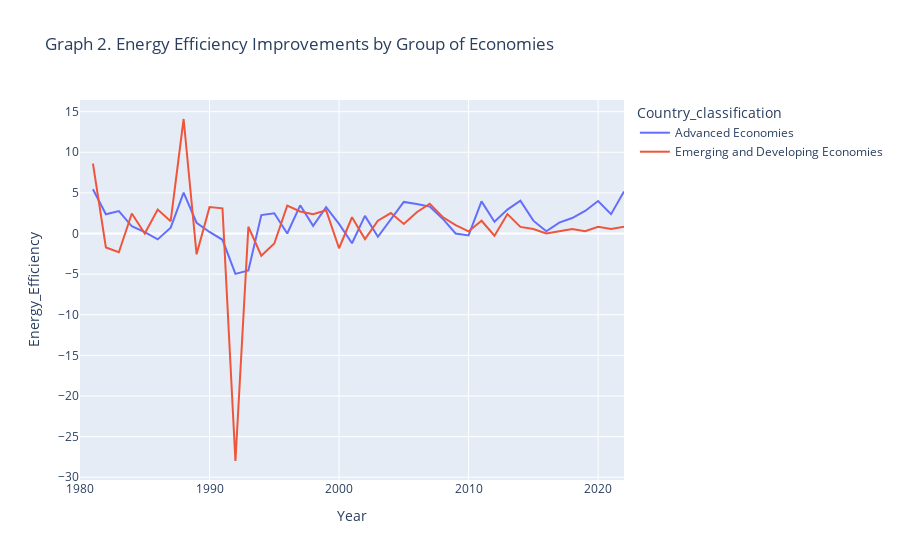

The notebook cell this image was saved under:
### Code cell
fig = px.line(
    avg_ei_df,
    x="Year",
    y="Energy_Efficiency",
    color="Country_classification",
    title="Graph 2. Energy Efficiency Improvements by Group of Economies"
)

fig.show()

### Figure 1 — Plotly figure (JSON) as saved in the notebook; plotly's stock layout.template omitted (floating-point values rounded to 4 significant figures)
{"data": [{"hovertemplate": "Country_classification=Advanced Economies<br>Year=%{x}<br>Energy_Efficiency=%{y}<extra></extra>", "legendgroup": "Advanced Economies", "line": {"color": "#636efa", "dash": "solid"}, "marker": {"symbol": "circle"}, "mode": "lines", "name": "Advanced Economies", "orientation": "v", "showlegend": true, "type": "scatter", "x": [1980, 1981, 1982, 1983, 1984, 1985, 1986, 1987, 1988, 1989, 1990, 1991, 1992, 1993, 1994, 1995, 1996, 1997, 1998, 1999, 2000, 2001, 2002, 2003, 2004, 2005, 2006, 2007, 2008, 2009, 2010, 2011, 2012, 2013, 2014, 2015, 2016, 2017, 2018, 2019, 2020, 2021, 2022], "xaxis": "x", "y": [null, 5.44, 2.369, 2.773, 0.8913, 0.1799, -0.7207, 0.7156, 5.045, 1.328, 0.1923, -0.7707, -4.971, -4.554, 2.265, 2.496, 0, 3.473, 0.947, 3.25, 1.186, -1.2, 2.174, -0.404, 1.811, 3.893, 3.625, 3.319, 1.831, 0, -0.2331, 3.953, 1.453, 2.948, 4.051, 1.583, 0.2681, 1.344, 1.907, 2.778, 4.0, 2.381, 5.183], "yaxis": "y"}, {"hovertemplate": "Country_classification=Emerging and Developing Economies<br>Year=%{x}<br>Energy_Efficiency=%{y}<extra></extra>", "legendgroup": "Emerging and Developing Economies", "line": {"color": "#EF553B", "dash": "solid"}, "marker": {"symbol": "circle"}, "mode": "lines", "name": "Emerging and Developing Economies", "orientation": "v", "showlegend": true, "type": "scatter", "x": [1980, 1981, 1982, 1983, 1984, 1985, 1986, 1987, 1988, 1989, 1990, 1991, 1992, 1993, 1994, 1995, 1996, 1997, 1998, 1999, 2000, 2001, 2002, 2003, 2004, 2005, 2006, 2007, 2008, 2009, 2010, 2011, 2012, 2013, 2014, 2015, 2016, 2017, 2018, 2019, 2020, 2021, 2022], "xaxis": "x", "y": [null, 8.594, -1.709, -2.311, 2.464, 0, 2.947, 1.518, 14.1, -2.564, 3.25, 3.101, -28.0, 0.8333, -2.731, -1.227, 3.434, 2.72, 2.366, 2.863, -1.814, 2.004, -0.6818, 1.58, 2.523, 1.176, 2.619, 3.667, 2.03, 1.036, 0.2618, 1.575, -0.2667, 2.394, 0.8174, 0.5495, 0, 0.2762, 0.554, 0.2786, 0.838, 0.5634, 0.8499], "yaxis": "y"}], "layout": {"legend": {"title": {"text": "Country_classification"}, "tracegroupgap": 0}, "title": {"text": "Graph 2. Energy Efficiency Improvements by Group of Economies"}, "xaxis": {"anchor": "y", "domain": [0, 1], "title": {"text": "Year"}}, "yaxis": {"anchor": "x", "domain": [0, 1], "title": {"text": "Energy_Efficiency"}}}}
